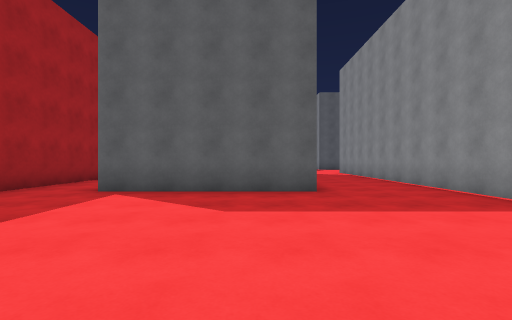
View 1 (above)

12 first-person views from a walk through a 3-D level made in the Unity game engine. The camera is 1.3 m above the floor, looks level and sees 85° across. The floor is counted in squares, 2 m on a side. Each view is taken from the middle of a square. On the plan, view 1 faces up. The plan holds only what a view shows up to about 9 squares ahead; the rest is blank. The place goes on beyond the plan. The player is left out. Some animated figures are not drawn.

View 2
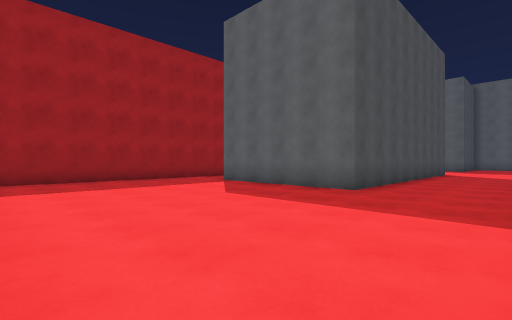

View 3
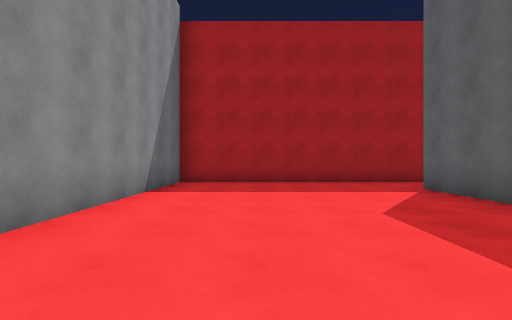

View 4
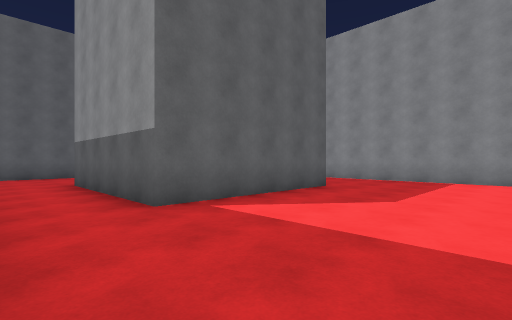

View 5
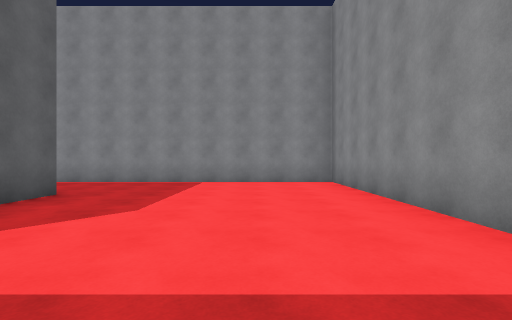

View 6
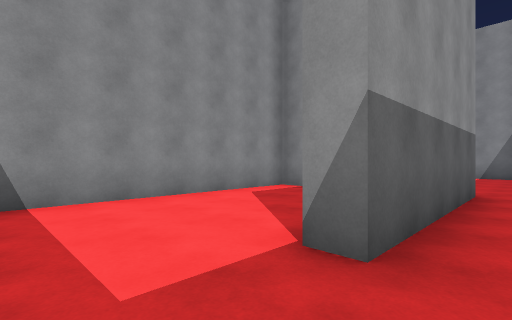

View 7
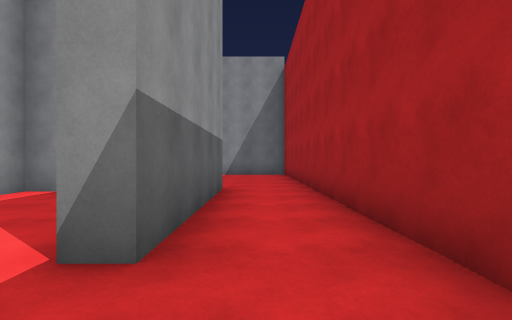

View 8
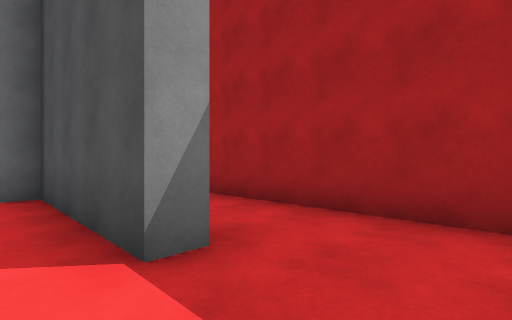

View 9
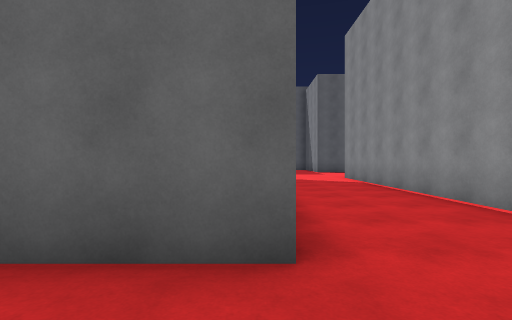

View 10
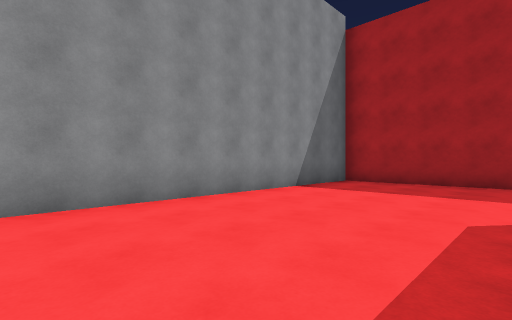

View 11
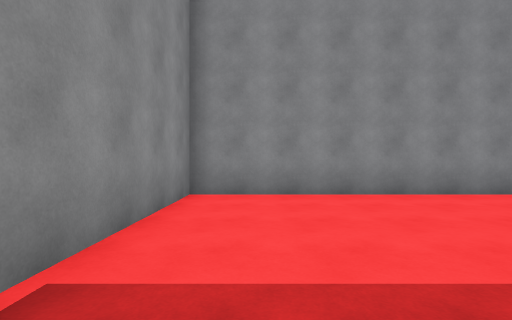

View 12
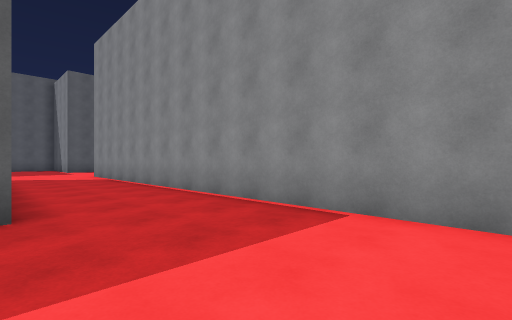

### Floor plan
Points are (right, up) in squares from view 1. A wall is a line through its corners. A room is listed if a view was taken in it or the views show most of it. See-through windows are left out.
Room 1 (views 1, 2, 3, 4, 5, 6, 7, 9, 10, 11, 12)
walls: (1.3, 10) (1.3, 5.7) (-3.3, 5.7) (-3.3, 10.2) (-2.8, 10.2); (-5.3, 11.9) (-5.3, -0.2) (4.3, -0.2) (4.3, 12.5)
ways out: opening at (-3, 11.5) to room 2
Room 2 (view 8)
walls: (-2.8, 10.2) (-2.8, 6.3) (-2.2, 6.3); (0, 6.3) (0.7, 6.3) (0.7, 11.9)
ways out: opening at (-3, 11.5) to room 1

Positions as (right, up) in squares from view 1, and headings:
1: (0, 0), facing up
2: (4, 0), facing up-left
3: (3, 2), facing left
4: (-5, 2), facing up-right
5: (-4, 2), facing right
6: (-4, 12), facing down-right
7: (-4, 12), facing down
8: (-2, 12), facing down-left
9: (1, 4), facing up
10: (3, 4), facing down-left
11: (3, 5), facing down
12: (1, 2), facing up-right
